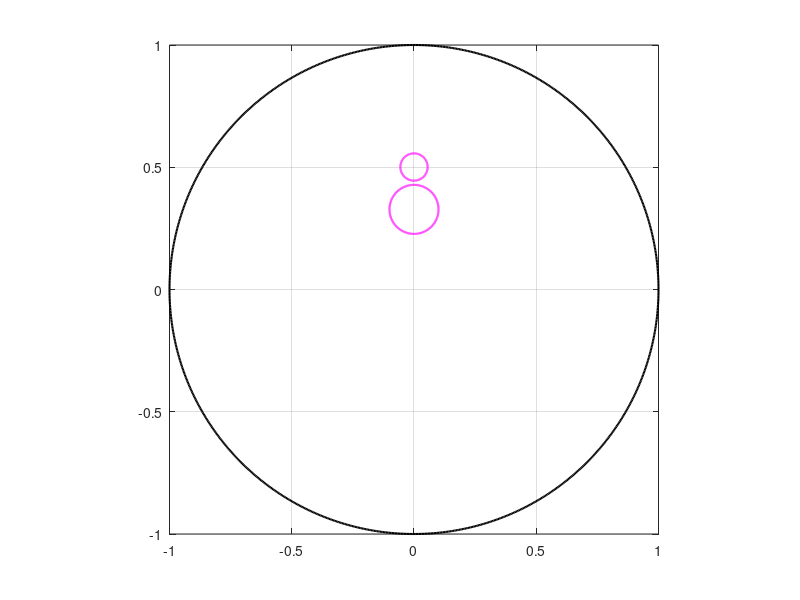

This figure's MATLAB source: (Note: this script raises an error after producing the figure.)
clear
clc
addpath ../bie; addpath ../fmm; addpath ../maps;
%%
n         =   2^10
t         =   (0:2*pi/n:2*pi-2*pi/n).';
%% 
rad       =   [ 0.0558     ; 0.1003  ];
cen       =   [ 0.50091i   ; 0.32767i ];
theth     =   [ 0          ; 0    ];
thetv     =   [ pi/2       ; pi/2 ];
%%
m = length(rad);
% 
et(1:n,1)   =   exp(i.*t);et(1)=1;et(n/4+1)=i;et(n/2+1)=-1;
etp(1:n,1)  =   i.*exp(i.*t);
%%
for k=1:m
    Jk = 1+k*n:(k+1)*n;
    et(Jk,1)    =  cen(k)+rad(k)*exp(-i*t);
    etp(Jk,1)   =      -i*rad(k)*exp(-i*t);
end
%%
figure;
hold on; box on
k=1; crv = et(1+(k-1)*n:k*n);crv(n+1)=crv(1);
plot(real(crv),imag(crv),'-k','LineWidth',1.5);
% 
for k=2:m+1
    crv = et(1+(k-1)*n:k*n);crv(n+1)=crv(1);
    plot(real(crv),imag(crv),'-m','LineWidth',1.5);
end 
axis equal
grid on
axis([-1  1.0  -1.0   1.0])
%%
alpha = -0.5i;
mapv = halfrecmap(et,etp,alpha,n,thetv);
maph = halfrecmap(et,etp,alpha,n,theth);
%
U = 4.0;
% 
zetho   =  maph.zet; 
zetvo   =  mapv.zet; 
% 
zetv =  zetvo;
zeth = (1-U).*zetho;
zmap =  (zetv-zeth)/U;
%%
zetb1  =  zmap(n+1:2*n);
zetb1p =  derfft(real(zetb1))+i*derfft(imag(zetb1));
Area1  = -(2*pi/n)*sum(real(zetb1).*imag(zetb1p))
zetb2  =  zmap(2*n+1:3*n);
zetb2p =  derfft(real(zetb2))+i*derfft(imag(zetb2));
Area2  = -(2*pi/n)*sum(real(zetb2).*imag(zetb2p))
%%
Psi   = @(z)(2./(z-i)-i); %i(i+z)/(i-z)
Psiv  = @(w)(2i./(i*w-1)+i);
%
zmapb = Psiv(zmap);
% 
etb   = []; etbp = [];
for k=0:m
    Jk = 1+k*n:(k+1)*n;
    zet1  =  zmapb(Jk);
    zet1p =  derfft(real(zet1))+i*derfft(imag(zet1));
    etb   = [etb;zet1];
    etbp  = [etbp;zet1p];
end
% 
mapb  = halfrecmap(etb,etbp,alpha,n,theth);
zet   =  mapb.zet;
fetb  =  mapb.fet;
fh0   =  mapb.h0;
%%
[xh  , yh]  =  meshgrid([-2.25:0.0025:2.25],[0.01:0.0025:4.00]);
zho         =  xh+i.*yh;
[mh,nh]     =  size(zho);
%
for j=2:m+1
    Jk = 1+(j-1)*n:j*n;
    [in,on] = inpolygon(real(zho),imag(zho),real(zmap(Jk)),imag(zmap(Jk)));
    zho(in) = NaN+i*NaN;
    zho(on) = NaN+i*NaN;
end
zhovo  =  zho(:);
zhov   =  zhovo(abs(zhovo)>=0).';
% 
zhovb  =  Psiv(zhov);
% 
whov   =  Psi(zhovb)+(zhovb-alpha).*fcau(etb,etbp,fetb,zhovb)+i*fh0;
whovo  =  (NaN+i*NaN).*ones(size(zhovo));
whovo(abs(zhovo)>=0) = whov.';
wzo    =  (NaN+i*NaN).*ones(size(zho));
wzo(:) =   whovo;
%%
figure;
hold on; box on
k=1; crv = zmap(1+(k-1)*n:k*n);crv(n+1)=crv(1);
plot(real(crv),imag(crv),'-k','LineWidth',1.5);
% 
for k=2:m+1
    crv = zmap(1+(k-1)*n:k*n);crv(n+1)=crv(1);
    plot(real(crv),imag(crv),'-m','LineWidth',1.5);
end 
plot(real(zhov),imag(zhov),'.r','LineWidth',1.5);
axis equal
grid on
axis([-2  2.0  -1.0   2.0])
%%
figure;
hold on; box on
% 
for k=1:m+1
    crv = etb(1+(k-1)*n:k*n);crv(n+1)=crv(1);
    plot(real(crv),imag(crv),'-k','LineWidth',1.5);
end 
plot(real(zhovb),imag(zhovb),'.r','LineWidth',1.5);
axis equal
grid on
axis([-1.1  1.1  -1.1   1.1])
%%
figure;
hold on; box on
% 
for k=1:m+1
    crv = zet(1+(k-1)*n:k*n);crv(n+1)=crv(1);
    plot(real(crv),imag(crv),'-k','LineWidth',1.5);
end 
plot(real(whov),imag(whov),'.r','LineWidth',1.5);
axis equal
grid on
axis([-3  3  -1.0   3.0])
%%
figure;
set(groot,'defaultAxesTickLabelInterpreter','latex');  
set(groot,'defaulttextinterpreter','latex');
set(groot,'defaultLegendInterpreter','latex');
hold on; box on
% 
cntv  =  [0.05,0.2:0.2:2,2.15,2.20755,2.29,2.43,2.59,2.67323,2.75:0.2:4];
[cnt1,cnt2] = contour(real(zho),imag(zho),imag(wzo),cntv,'b','LineWidth',1.0);
% 
k=1; crv = zmap(1+(k-1)*n:k*n);crv(n+1)=crv(1);
plot(real(crv),imag(crv),'-k','LineWidth',2);
% 
for k=2:m+1
    crv = zmap(1+(k-1)*n:k*n);crv(n+1)=crv(1);
    plot(real(crv),imag(crv),'-k','LineWidth',2);
end 
set(gca,'FontSize',14)
axis equal
axis([-2.25  2.25  -0.5  4.0])
xticks([-2:1:2])
yticks([0:1:4])
set(gca,'LooseInset',get(gca,'TightInset'))
grid on; 
ax=gca; 
set(ax,'xminorgrid','on','yminorgrid','on')
ax.GridAlpha=0.25; ax.MinorGridAlpha=0.25;
print -depsc halffig2DU4Lc
%%
